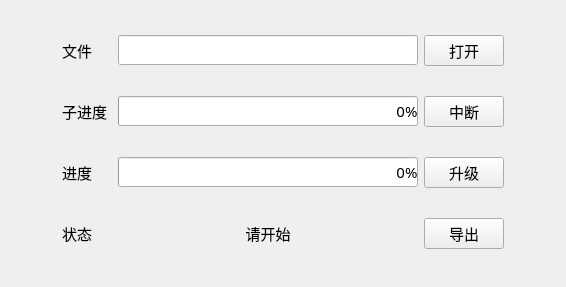
<?xml version="1.0" encoding="UTF-8"?>
<ui version="4.0">
 <class>UpgradeWid</class>
 <widget class="QWidget" name="UpgradeWid">
  <property name="geometry">
   <rect>
    <x>0</x>
    <y>0</y>
    <width>566</width>
    <height>287</height>
   </rect>
  </property>
  <property name="font">
   <font>
    <family>微软雅黑</family>
    <pointsize>11</pointsize>
   </font>
  </property>
  <property name="windowTitle">
   <string>Form</string>
  </property>
  <layout class="QGridLayout" name="gridLayout">
   <item row="0" column="0">
    <layout class="QHBoxLayout" name="horizontalLayout">
     <item>
      <widget class="QLabel" name="label">
       <property name="sizePolicy">
        <sizepolicy hsizetype="Fixed" vsizetype="Fixed">
         <horstretch>0</horstretch>
         <verstretch>0</verstretch>
        </sizepolicy>
       </property>
       <property name="minimumSize">
        <size>
         <width>50</width>
         <height>20</height>
        </size>
       </property>
       <property name="maximumSize">
        <size>
         <width>80</width>
         <height>20</height>
        </size>
       </property>
       <property name="sizeIncrement">
        <size>
         <width>50</width>
         <height>20</height>
        </size>
       </property>
       <property name="text">
        <string>文件</string>
       </property>
      </widget>
     </item>
     <item>
      <widget class="QLineEdit" name="lineEdit">
       <property name="sizePolicy">
        <sizepolicy hsizetype="Fixed" vsizetype="Fixed">
         <horstretch>0</horstretch>
         <verstretch>0</verstretch>
        </sizepolicy>
       </property>
       <property name="minimumSize">
        <size>
         <width>300</width>
         <height>0</height>
        </size>
       </property>
       <property name="maximumSize">
        <size>
         <width>350</width>
         <height>16777215</height>
        </size>
       </property>
       <property name="sizeIncrement">
        <size>
         <width>200</width>
         <height>0</height>
        </size>
       </property>
      </widget>
     </item>
     <item>
      <widget class="QPushButton" name="openBtn">
       <property name="sizePolicy">
        <sizepolicy hsizetype="Fixed" vsizetype="Fixed">
         <horstretch>0</horstretch>
         <verstretch>0</verstretch>
        </sizepolicy>
       </property>
       <property name="text">
        <string>打开</string>
       </property>
      </widget>
     </item>
    </layout>
   </item>
   <item row="2" column="0">
    <layout class="QHBoxLayout" name="horizontalLayout_4">
     <item>
      <widget class="QLabel" name="label_2">
       <property name="sizePolicy">
        <sizepolicy hsizetype="Fixed" vsizetype="Fixed">
         <horstretch>0</horstretch>
         <verstretch>0</verstretch>
        </sizepolicy>
       </property>
       <property name="minimumSize">
        <size>
         <width>50</width>
         <height>20</height>
        </size>
       </property>
       <property name="maximumSize">
        <size>
         <width>80</width>
         <height>20</height>
        </size>
       </property>
       <property name="text">
        <string>进度</string>
       </property>
      </widget>
     </item>
     <item>
      <widget class="QProgressBar" name="progressBar">
       <property name="sizePolicy">
        <sizepolicy hsizetype="Fixed" vsizetype="Fixed">
         <horstretch>0</horstretch>
         <verstretch>0</verstretch>
        </sizepolicy>
       </property>
       <property name="minimumSize">
        <size>
         <width>300</width>
         <height>0</height>
        </size>
       </property>
       <property name="maximumSize">
        <size>
         <width>350</width>
         <height>16777215</height>
        </size>
       </property>
       <property name="sizeIncrement">
        <size>
         <width>200</width>
         <height>0</height>
        </size>
       </property>
       <property name="font">
        <font>
         <family>微软雅黑</family>
         <pointsize>11</pointsize>
        </font>
       </property>
       <property name="layoutDirection">
        <enum>Qt::LeftToRight</enum>
       </property>
       <property name="styleSheet">
        <string notr="true">  text-align:right;</string>
       </property>
       <property name="value">
        <number>0</number>
       </property>
       <property name="orientation">
        <enum>Qt::Horizontal</enum>
       </property>
      </widget>
     </item>
     <item>
      <widget class="QPushButton" name="updateBtn">
       <property name="sizePolicy">
        <sizepolicy hsizetype="Fixed" vsizetype="Fixed">
         <horstretch>0</horstretch>
         <verstretch>0</verstretch>
        </sizepolicy>
       </property>
       <property name="text">
        <string>升级</string>
       </property>
      </widget>
     </item>
    </layout>
   </item>
   <item row="3" column="0">
    <layout class="QHBoxLayout" name="horizontalLayout_3">
     <item>
      <widget class="QLabel" name="label_3">
       <property name="sizePolicy">
        <sizepolicy hsizetype="Fixed" vsizetype="Fixed">
         <horstretch>0</horstretch>
         <verstretch>0</verstretch>
        </sizepolicy>
       </property>
       <property name="minimumSize">
        <size>
         <width>50</width>
         <height>20</height>
        </size>
       </property>
       <property name="maximumSize">
        <size>
         <width>80</width>
         <height>20</height>
        </size>
       </property>
       <property name="sizeIncrement">
        <size>
         <width>50</width>
         <height>20</height>
        </size>
       </property>
       <property name="text">
        <string>状态</string>
       </property>
      </widget>
     </item>
     <item>
      <widget class="QLabel" name="stateLab">
       <property name="sizePolicy">
        <sizepolicy hsizetype="Fixed" vsizetype="Fixed">
         <horstretch>0</horstretch>
         <verstretch>0</verstretch>
        </sizepolicy>
       </property>
       <property name="minimumSize">
        <size>
         <width>300</width>
         <height>0</height>
        </size>
       </property>
       <property name="maximumSize">
        <size>
         <width>200</width>
         <height>16777215</height>
        </size>
       </property>
       <property name="sizeIncrement">
        <size>
         <width>200</width>
         <height>0</height>
        </size>
       </property>
       <property name="text">
        <string>请开始</string>
       </property>
       <property name="alignment">
        <set>Qt::AlignCenter</set>
       </property>
      </widget>
     </item>
     <item>
      <widget class="QPushButton" name="exportBtn">
       <property name="sizePolicy">
        <sizepolicy hsizetype="Fixed" vsizetype="Fixed">
         <horstretch>0</horstretch>
         <verstretch>0</verstretch>
        </sizepolicy>
       </property>
       <property name="text">
        <string>导出</string>
       </property>
      </widget>
     </item>
    </layout>
   </item>
   <item row="1" column="0">
    <layout class="QHBoxLayout" name="horizontalLayout_2">
     <item>
      <widget class="QLabel" name="label_4">
       <property name="sizePolicy">
        <sizepolicy hsizetype="Fixed" vsizetype="Fixed">
         <horstretch>0</horstretch>
         <verstretch>0</verstretch>
        </sizepolicy>
       </property>
       <property name="minimumSize">
        <size>
         <width>50</width>
         <height>20</height>
        </size>
       </property>
       <property name="maximumSize">
        <size>
         <width>80</width>
         <height>20</height>
        </size>
       </property>
       <property name="text">
        <string>子进度</string>
       </property>
      </widget>
     </item>
     <item>
      <widget class="QProgressBar" name="progressBar_2">
       <property name="sizePolicy">
        <sizepolicy hsizetype="Fixed" vsizetype="Fixed">
         <horstretch>0</horstretch>
         <verstretch>0</verstretch>
        </sizepolicy>
       </property>
       <property name="minimumSize">
        <size>
         <width>300</width>
         <height>0</height>
        </size>
       </property>
       <property name="maximumSize">
        <size>
         <width>350</width>
         <height>16777215</height>
        </size>
       </property>
       <property name="sizeIncrement">
        <size>
         <width>200</width>
         <height>0</height>
        </size>
       </property>
       <property name="font">
        <font>
         <family>微软雅黑</family>
         <pointsize>11</pointsize>
        </font>
       </property>
       <property name="layoutDirection">
        <enum>Qt::LeftToRight</enum>
       </property>
       <property name="styleSheet">
        <string notr="true">  text-align:right;</string>
       </property>
       <property name="value">
        <number>0</number>
       </property>
       <property name="orientation">
        <enum>Qt::Horizontal</enum>
       </property>
      </widget>
     </item>
     <item>
      <widget class="QPushButton" name="breakBtn">
       <property name="sizePolicy">
        <sizepolicy hsizetype="Fixed" vsizetype="Fixed">
         <horstretch>0</horstretch>
         <verstretch>0</verstretch>
        </sizepolicy>
       </property>
       <property name="text">
        <string>中断</string>
       </property>
      </widget>
     </item>
    </layout>
   </item>
  </layout>
 </widget>
 <resources/>
 <connections/>
</ui>
